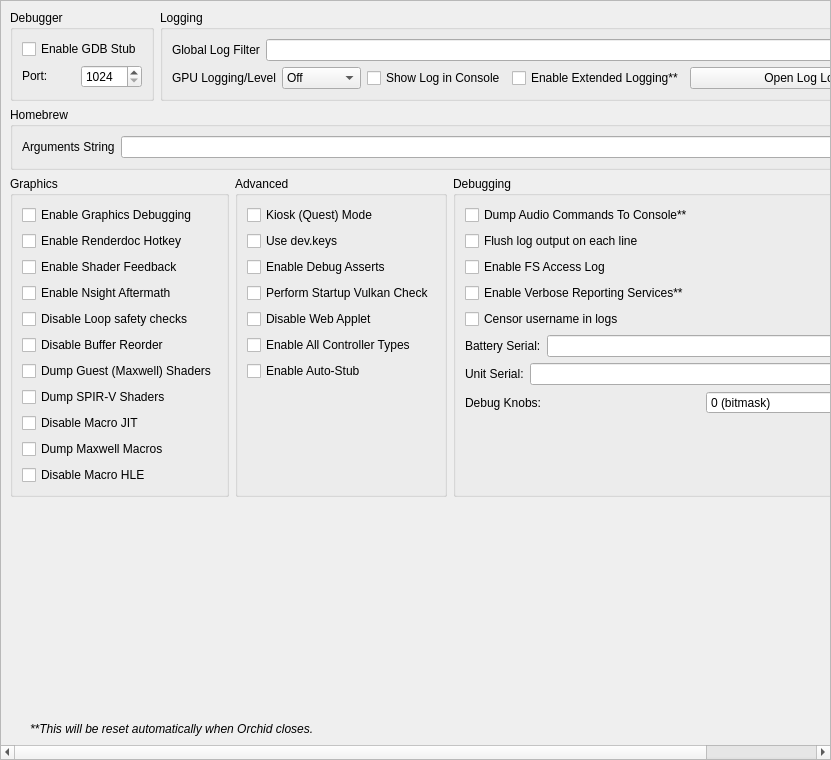
<?xml version="1.0" encoding="UTF-8"?>
<ui version="4.0">
 <class>ConfigureDebug</class>
 <widget class="QScrollArea" name="ConfigureDebug">
  <property name="geometry">
   <rect>
    <x>0</x>
    <y>0</y>
    <width>831</width>
    <height>760</height>
   </rect>
  </property>
  <property name="widgetResizable">
   <bool>true</bool>
  </property>
  <widget class="QWidget" name="widget">
   <property name="geometry">
    <rect>
     <x>0</x>
     <y>0</y>
     <width>829</width>
     <height>758</height>
    </rect>
   </property>
   <layout class="QVBoxLayout" name="verticalLayout_1">
    <item>
     <layout class="QHBoxLayout" name="horizontalLayout">
      <property name="topMargin">
       <number>0</number>
      </property>
      <item>
       <widget class="QGroupBox" name="groupBox">
        <property name="sizePolicy">
         <sizepolicy hsizetype="Preferred" vsizetype="Preferred">
          <horstretch>0</horstretch>
          <verstretch>0</verstretch>
         </sizepolicy>
        </property>
        <property name="title">
         <string>Debugger</string>
        </property>
        <property name="alignment">
         <set>Qt::AlignmentFlag::AlignLeading|Qt::AlignmentFlag::AlignLeft|Qt::AlignmentFlag::AlignTop</set>
        </property>
        <property name="flat">
         <bool>false</bool>
        </property>
        <property name="checkable">
         <bool>false</bool>
        </property>
        <layout class="QVBoxLayout" name="verticalLayout_3">
         <item>
          <widget class="QWidget" name="debug_widget" native="true">
           <property name="sizePolicy">
            <sizepolicy hsizetype="Preferred" vsizetype="Maximum">
             <horstretch>0</horstretch>
             <verstretch>0</verstretch>
            </sizepolicy>
           </property>
           <layout class="QVBoxLayout" name="verticalLayout">
            <property name="sizeConstraint">
             <enum>QLayout::SizeConstraint::SetDefaultConstraint</enum>
            </property>
            <property name="leftMargin">
             <number>0</number>
            </property>
            <property name="topMargin">
             <number>0</number>
            </property>
            <property name="rightMargin">
             <number>0</number>
            </property>
            <property name="bottomMargin">
             <number>0</number>
            </property>
            <item>
             <widget class="QCheckBox" name="toggle_gdbstub">
              <property name="sizePolicy">
               <sizepolicy hsizetype="Maximum" vsizetype="Maximum">
                <horstretch>0</horstretch>
                <verstretch>0</verstretch>
               </sizepolicy>
              </property>
              <property name="text">
               <string>Enable GDB Stub</string>
              </property>
             </widget>
            </item>
            <item>
             <widget class="QWidget" name="horizontalWidget_3" native="true">
              <property name="sizePolicy">
               <sizepolicy hsizetype="Preferred" vsizetype="Maximum">
                <horstretch>0</horstretch>
                <verstretch>0</verstretch>
               </sizepolicy>
              </property>
              <layout class="QHBoxLayout" name="horizontalLayout_3">
               <property name="leftMargin">
                <number>0</number>
               </property>
               <property name="topMargin">
                <number>0</number>
               </property>
               <property name="rightMargin">
                <number>0</number>
               </property>
               <property name="bottomMargin">
                <number>0</number>
               </property>
               <item>
                <widget class="QLabel" name="label_11">
                 <property name="sizePolicy">
                  <sizepolicy hsizetype="Minimum" vsizetype="Maximum">
                   <horstretch>0</horstretch>
                   <verstretch>0</verstretch>
                  </sizepolicy>
                 </property>
                 <property name="text">
                  <string>Port:</string>
                 </property>
                </widget>
               </item>
               <item>
                <widget class="QSpinBox" name="gdbport_spinbox">
                 <property name="sizePolicy">
                  <sizepolicy hsizetype="Preferred" vsizetype="Maximum">
                   <horstretch>0</horstretch>
                   <verstretch>0</verstretch>
                  </sizepolicy>
                 </property>
                 <property name="minimum">
                  <number>1024</number>
                 </property>
                 <property name="maximum">
                  <number>65535</number>
                 </property>
                </widget>
               </item>
              </layout>
             </widget>
            </item>
           </layout>
          </widget>
         </item>
        </layout>
       </widget>
      </item>
      <item>
       <widget class="QGroupBox" name="groupBox_2">
        <property name="sizePolicy">
         <sizepolicy hsizetype="Expanding" vsizetype="Preferred">
          <horstretch>0</horstretch>
          <verstretch>0</verstretch>
         </sizepolicy>
        </property>
        <property name="title">
         <string>Logging</string>
        </property>
        <layout class="QGridLayout" name="gridLayout_1">
         <item row="0" column="0" colspan="4">
          <widget class="QWidget" name="logging_widget" native="true">
           <property name="sizePolicy">
            <sizepolicy hsizetype="Preferred" vsizetype="Maximum">
             <horstretch>0</horstretch>
             <verstretch>0</verstretch>
            </sizepolicy>
           </property>
           <layout class="QHBoxLayout" name="horizontalLayout_1">
            <property name="leftMargin">
             <number>0</number>
            </property>
            <property name="topMargin">
             <number>0</number>
            </property>
            <property name="rightMargin">
             <number>0</number>
            </property>
            <property name="bottomMargin">
             <number>0</number>
            </property>
            <item>
             <widget class="QLabel" name="label_1">
              <property name="sizePolicy">
               <sizepolicy hsizetype="Preferred" vsizetype="Preferred">
                <horstretch>0</horstretch>
                <verstretch>0</verstretch>
               </sizepolicy>
              </property>
              <property name="text">
               <string>Global Log Filter</string>
              </property>
             </widget>
            </item>
            <item>
             <widget class="QLineEdit" name="log_filter_edit"/>
            </item>
           </layout>
          </widget>
         </item>
         <item row="1" column="0">
          <widget class="QWidget" name="gpu_log_level_widget" native="true">
           <property name="sizePolicy">
            <sizepolicy hsizetype="Preferred" vsizetype="Maximum">
             <horstretch>0</horstretch>
             <verstretch>0</verstretch>
            </sizepolicy>
           </property>
           <layout class="QHBoxLayout" name="gpu_log_level_layout">
            <property name="leftMargin">
             <number>0</number>
            </property>
            <property name="topMargin">
             <number>0</number>
            </property>
            <property name="rightMargin">
             <number>0</number>
            </property>
            <property name="bottomMargin">
             <number>0</number>
            </property>
            <item>
             <widget class="QLabel" name="gpu_log_level_label">
              <property name="text">
               <string>GPU Logging/Level</string>
              </property>
             </widget>
            </item>
            <item>
             <widget class="QComboBox" name="gpu_log_level">
              <property name="toolTip">
               <string>Detail level for GPU logs. Off disables logging entirely.</string>
              </property>
              <item>
               <property name="text">
                <string>Off</string>
               </property>
              </item>
              <item>
               <property name="text">
                <string>Errors</string>
               </property>
              </item>
              <item>
               <property name="text">
                <string>Standard</string>
               </property>
              </item>
              <item>
               <property name="text">
                <string>Verbose</string>
               </property>
              </item>
              <item>
               <property name="text">
                <string>All</string>
               </property>
              </item>
             </widget>
            </item>
           </layout>
          </widget>
         </item>
         <item row="1" column="1">
          <widget class="QCheckBox" name="toggle_console">
           <property name="text">
            <string>Show Log in Console</string>
           </property>
          </widget>
         </item>
         <item row="1" column="2">
          <widget class="QCheckBox" name="extended_logging">
           <property name="enabled">
            <bool>true</bool>
           </property>
           <property name="toolTip">
            <string>When checked, the max size of the log increases from 100 MB to 1 GB</string>
           </property>
           <property name="text">
            <string>Enable Extended Logging**</string>
           </property>
          </widget>
         </item>
         <item row="1" column="3">
          <widget class="QPushButton" name="open_log_button">
           <property name="sizePolicy">
            <sizepolicy hsizetype="Expanding" vsizetype="Maximum">
             <horstretch>1</horstretch>
             <verstretch>0</verstretch>
            </sizepolicy>
           </property>
           <property name="minimumSize">
            <size>
             <width>250</width>
             <height>0</height>
            </size>
           </property>
           <property name="text">
            <string>Open Log Location</string>
           </property>
          </widget>
         </item>
        </layout>
       </widget>
      </item>
     </layout>
    </item>
    <item>
     <widget class="QGroupBox" name="groupBox_3">
      <property name="title">
       <string>Homebrew</string>
      </property>
      <layout class="QVBoxLayout" name="verticalLayout_5">
       <item>
        <layout class="QHBoxLayout" name="horizontalLayout_4">
         <item>
          <widget class="QLabel" name="label_3">
           <property name="text">
            <string>Arguments String</string>
           </property>
          </widget>
         </item>
         <item>
          <widget class="QLineEdit" name="homebrew_args_edit"/>
         </item>
        </layout>
       </item>
      </layout>
     </widget>
    </item>
    <item>
     <layout class="QHBoxLayout" name="horizontalLayout_2">
      <item>
       <widget class="QGroupBox" name="groupBox_4">
        <property name="title">
         <string>Graphics</string>
        </property>
        <layout class="QGridLayout" name="gridLayout_2">
         <item row="4" column="0">
          <widget class="QCheckBox" name="disable_loop_safety_checks">
           <property name="toolTip">
            <string>When checked, it executes shaders without loop logic changes</string>
           </property>
           <property name="text">
            <string>Disable Loop safety checks</string>
           </property>
          </widget>
         </item>
         <item row="9" column="0">
          <widget class="QCheckBox" name="dump_macros">
           <property name="enabled">
            <bool>true</bool>
           </property>
           <property name="toolTip">
            <string>When checked, it will dump all the macro programs of the GPU</string>
           </property>
           <property name="text">
            <string>Dump Maxwell Macros</string>
           </property>
          </widget>
         </item>
         <item row="3" column="0">
          <widget class="QCheckBox" name="enable_nsight_aftermath">
           <property name="toolTip">
            <string>When checked, it enables Nsight Aftermath crash dumps</string>
           </property>
           <property name="text">
            <string>Enable Nsight Aftermath</string>
           </property>
          </widget>
         </item>
         <item row="6" column="0">
          <widget class="QCheckBox" name="dump_guest_shaders">
           <property name="enabled">
            <bool>true</bool>
           </property>
           <property name="toolTip">
            <string>When checked, it will dump original Maxwell guest shader bytecode (the input to the recompiler) as .ash files under DumpDir/shaders/. Useful for inspection with nvdisasm.</string>
           </property>
           <property name="text">
            <string>Dump Guest (Maxwell) Shaders</string>
           </property>
          </widget>
         </item>
         <item row="1" column="0">
          <widget class="QCheckBox" name="enable_renderdoc_hotkey">
           <property name="text">
            <string>Enable Renderdoc Hotkey</string>
           </property>
          </widget>
         </item>
         <item row="8" column="0">
          <widget class="QCheckBox" name="disable_macro_jit">
           <property name="enabled">
            <bool>true</bool>
           </property>
           <property name="toolTip">
            <string>When checked, it disables the macro Just In Time compiler. Enabling this makes games run slower</string>
           </property>
           <property name="text">
            <string>Disable Macro JIT</string>
           </property>
          </widget>
         </item>
         <item row="10" column="0">
          <widget class="QCheckBox" name="disable_macro_hle">
           <property name="enabled">
            <bool>true</bool>
           </property>
           <property name="toolTip">
            <string>When checked, it disables the macro HLE functions. Enabling this makes games run slower</string>
           </property>
           <property name="text">
            <string>Disable Macro HLE</string>
           </property>
          </widget>
         </item>
         <item row="0" column="0">
          <widget class="QCheckBox" name="enable_graphics_debugging">
           <property name="enabled">
            <bool>true</bool>
           </property>
           <property name="toolTip">
            <string>When checked, the graphics API enters a slower debugging mode</string>
           </property>
           <property name="text">
            <string>Enable Graphics Debugging</string>
           </property>
          </widget>
         </item>
         <item row="11" column="0">
          <spacer name="verticalSpacer_5">
           <property name="orientation">
            <enum>Qt::Orientation::Vertical</enum>
           </property>
           <property name="sizeType">
            <enum>QSizePolicy::Policy::Preferred</enum>
           </property>
           <property name="sizeHint" stdset="0">
            <size>
             <width>20</width>
             <height>0</height>
            </size>
           </property>
          </spacer>
         </item>
         <item row="2" column="0">
          <widget class="QCheckBox" name="enable_shader_feedback">
           <property name="toolTip">
            <string>When checked, yuzu will log statistics about the compiled pipeline cache</string>
           </property>
           <property name="text">
            <string>Enable Shader Feedback</string>
           </property>
          </widget>
         </item>
         <item row="5" column="0">
          <widget class="QCheckBox" name="disable_buffer_reorder">
           <property name="toolTip">
            <string>&lt;html&gt;&lt;head/&gt;&lt;body&gt;&lt;p&gt;When checked, disables reordering of mapped memory uploads which allows to associate uploads with specific draws. May reduce performance in some cases.&lt;/p&gt;&lt;/body&gt;&lt;/html&gt;</string>
           </property>
           <property name="text">
            <string>Disable Buffer Reorder</string>
           </property>
          </widget>
         </item>
         <item row="7" column="0">
          <widget class="QCheckBox" name="gpu_log_shader_dumps">
           <property name="toolTip">
            <string>When checked, it will dump the recompiler's output SPIR-V binaries (.spv) under LogDir/shaders/. Inspect via SPIRV-Tools (spirv-dis / spirv-cross / spirv-val) or RenderDoc.</string>
           </property>
           <property name="text">
            <string>Dump SPIR-V Shaders</string>
           </property>
          </widget>
         </item>
        </layout>
       </widget>
      </item>
      <item>
       <widget class="QGroupBox" name="groupBox_6">
        <property name="title">
         <string>Advanced</string>
        </property>
        <layout class="QGridLayout" name="gridLayout_4">
         <item row="3" column="0">
          <widget class="QCheckBox" name="perform_vulkan_check">
           <property name="toolTip">
            <string>Enables yuzu to check for a working Vulkan environment when the program starts up. Disable this if this is causing issues with external programs seeing yuzu.</string>
           </property>
           <property name="text">
            <string>Perform Startup Vulkan Check</string>
           </property>
          </widget>
         </item>
         <item row="4" column="0">
          <widget class="QCheckBox" name="disable_web_applet">
           <property name="text">
            <string>Disable Web Applet</string>
           </property>
          </widget>
         </item>
         <item row="5" column="0">
          <widget class="QCheckBox" name="enable_all_controllers">
           <property name="text">
            <string>Enable All Controller Types</string>
           </property>
          </widget>
         </item>
         <item row="6" column="0">
          <widget class="QCheckBox" name="use_auto_stub">
           <property name="text">
            <string>Enable Auto-Stub</string>
           </property>
          </widget>
         </item>
         <item row="0" column="0">
          <widget class="QCheckBox" name="quest_flag">
           <property name="text">
            <string>Kiosk (Quest) Mode</string>
           </property>
          </widget>
         </item>
         <item row="1" column="0">
          <widget class="QCheckBox" name="use_dev_keys">
           <property name="text">
            <string>Use dev.keys</string>
           </property>
          </widget>
         </item>
         <item row="2" column="0">
          <widget class="QCheckBox" name="use_debug_asserts">
           <property name="text">
            <string>Enable Debug Asserts</string>
           </property>
          </widget>
         </item>
         <item row="7" column="0">
          <spacer name="verticalSpacer_4">
           <property name="orientation">
            <enum>Qt::Orientation::Vertical</enum>
           </property>
           <property name="sizeType">
            <enum>QSizePolicy::Policy::Expanding</enum>
           </property>
           <property name="sizeHint" stdset="0">
            <size>
             <width>20</width>
             <height>0</height>
            </size>
           </property>
          </spacer>
         </item>
        </layout>
       </widget>
      </item>
      <item>
       <widget class="QGroupBox" name="groupBox_5">
        <property name="title">
         <string>Debugging</string>
        </property>
        <layout class="QGridLayout" name="gridLayout_3">
         <item row="6" column="0">
          <widget class="QWidget" name="serial_battery_widget" native="true">
           <property name="sizePolicy">
            <sizepolicy hsizetype="Preferred" vsizetype="Maximum">
             <horstretch>0</horstretch>
             <verstretch>0</verstretch>
            </sizepolicy>
           </property>
           <layout class="QHBoxLayout" name="horizontalLayout_11">
            <property name="leftMargin">
             <number>0</number>
            </property>
            <property name="topMargin">
             <number>0</number>
            </property>
            <property name="rightMargin">
             <number>0</number>
            </property>
            <property name="bottomMargin">
             <number>0</number>
            </property>
            <item>
             <widget class="QLabel" name="label_12">
              <property name="sizePolicy">
               <sizepolicy hsizetype="Preferred" vsizetype="Preferred">
                <horstretch>0</horstretch>
                <verstretch>0</verstretch>
               </sizepolicy>
              </property>
              <property name="text">
               <string>Battery Serial:</string>
              </property>
             </widget>
            </item>
            <item>
             <widget class="QLineEdit" name="serial_battery_edit"/>
            </item>
           </layout>
          </widget>
         </item>
         <item row="8" column="0">
          <widget class="QWidget" name="debug_knobs_widget" native="true">
           <property name="sizePolicy">
            <sizepolicy hsizetype="Preferred" vsizetype="Maximum">
             <horstretch>0</horstretch>
             <verstretch>0</verstretch>
            </sizepolicy>
           </property>
           <layout class="QHBoxLayout" name="horizontalLayout_debug_knobs">
            <property name="leftMargin">
             <number>0</number>
            </property>
            <property name="topMargin">
             <number>0</number>
            </property>
            <property name="rightMargin">
             <number>0</number>
            </property>
            <property name="bottomMargin">
             <number>0</number>
            </property>
            <item>
             <widget class="QLabel" name="label_debug_knobs">
              <property name="sizePolicy">
               <sizepolicy hsizetype="Preferred" vsizetype="Preferred">
                <horstretch>0</horstretch>
                <verstretch>0</verstretch>
               </sizepolicy>
              </property>
              <property name="text">
               <string>Debug Knobs:</string>
              </property>
             </widget>
            </item>
            <item>
             <widget class="QSpinBox" name="debug_knobs_spinbox">
              <property name="minimum">
               <number>0</number>
              </property>
              <property name="maximum">
               <number>65535</number>
              </property>
              <property name="toolTip">
               <string>Bitmask for quick development toggles</string>
              </property>
              <property name="statusTip">
               <string>Set debug knobs (bitmask)</string>
              </property>
              <property name="whatsThis">
               <string>16-bit debug knob set for quick development toggles</string>
              </property>
              <property name="suffix">
               <string> (bitmask)</string>
              </property>
             </widget>
            </item>
           </layout>
          </widget>
         </item>
         <item row="7" column="0">
          <widget class="QWidget" name="serial_board_widget" native="true">
           <property name="sizePolicy">
            <sizepolicy hsizetype="Preferred" vsizetype="Maximum">
             <horstretch>0</horstretch>
             <verstretch>0</verstretch>
            </sizepolicy>
           </property>
           <layout class="QHBoxLayout" name="horizontalLayout_12">
            <property name="leftMargin">
             <number>0</number>
            </property>
            <property name="topMargin">
             <number>0</number>
            </property>
            <property name="rightMargin">
             <number>0</number>
            </property>
            <property name="bottomMargin">
             <number>0</number>
            </property>
            <item>
             <widget class="QLabel" name="label_13">
              <property name="sizePolicy">
               <sizepolicy hsizetype="Preferred" vsizetype="Preferred">
                <horstretch>0</horstretch>
                <verstretch>0</verstretch>
               </sizepolicy>
              </property>
              <property name="text">
               <string>Unit Serial:</string>
              </property>
             </widget>
            </item>
            <item>
             <widget class="QLineEdit" name="serial_board_edit"/>
            </item>
           </layout>
          </widget>
         </item>
         <item row="20" column="0">
          <spacer name="verticalSpacer_3">
           <property name="orientation">
            <enum>Qt::Orientation::Vertical</enum>
           </property>
           <property name="sizeType">
            <enum>QSizePolicy::Policy::Expanding</enum>
           </property>
           <property name="sizeHint" stdset="0">
            <size>
             <width>20</width>
             <height>0</height>
            </size>
           </property>
          </spacer>
         </item>
         <item row="1" column="0">
          <widget class="QCheckBox" name="dump_audio_commands">
           <property name="toolTip">
            <string>Enable this to output the latest generated audio command list to the console. Only affects games using the audio renderer.</string>
           </property>
           <property name="text">
            <string>Dump Audio Commands To Console**</string>
           </property>
          </widget>
         </item>
         <item row="2" column="0">
          <widget class="QCheckBox" name="flush_line">
           <property name="text">
            <string>Flush log output on each line</string>
           </property>
          </widget>
         </item>
         <item row="3" column="0">
          <widget class="QCheckBox" name="fs_access_log">
           <property name="text">
            <string>Enable FS Access Log</string>
           </property>
          </widget>
         </item>
         <item row="4" column="0">
          <widget class="QCheckBox" name="reporting_services">
           <property name="text">
            <string>Enable Verbose Reporting Services**</string>
           </property>
          </widget>
         </item>
         <item row="5" column="0">
          <widget class="QCheckBox" name="censor_username">
           <property name="text">
            <string>Censor username in logs</string>
           </property>
          </widget>
         </item>
        </layout>
       </widget>
      </item>
     </layout>
    </item>
    <item>
     <spacer name="verticalSpacer">
      <property name="orientation">
       <enum>Qt::Orientation::Vertical</enum>
      </property>
      <property name="sizeHint" stdset="0">
       <size>
        <width>20</width>
        <height>0</height>
       </size>
      </property>
     </spacer>
    </item>
    <item>
     <widget class="QLabel" name="label_5">
      <property name="sizePolicy">
       <sizepolicy hsizetype="Expanding" vsizetype="Preferred">
        <horstretch>0</horstretch>
        <verstretch>0</verstretch>
       </sizepolicy>
      </property>
      <property name="font">
       <font>
        <italic>true</italic>
       </font>
      </property>
      <property name="text">
    <string>**This will be reset automatically when Orchid closes.</string>
      </property>
      <property name="indent">
       <number>20</number>
      </property>
     </widget>
    </item>
   </layout>
  </widget>
 </widget>
 <tabstops>
  <tabstop>log_filter_edit</tabstop>
  <tabstop>toggle_console</tabstop>
  <tabstop>extended_logging</tabstop>
  <tabstop>open_log_button</tabstop>
  <tabstop>homebrew_args_edit</tabstop>
  <tabstop>enable_graphics_debugging</tabstop>
  <tabstop>enable_shader_feedback</tabstop>
  <tabstop>enable_nsight_aftermath</tabstop>
  <tabstop>fs_access_log</tabstop>
  <tabstop>reporting_services</tabstop>
  <tabstop>quest_flag</tabstop>
  <tabstop>use_debug_asserts</tabstop>
 </tabstops>
 <resources/>
 <connections/>
</ui>
